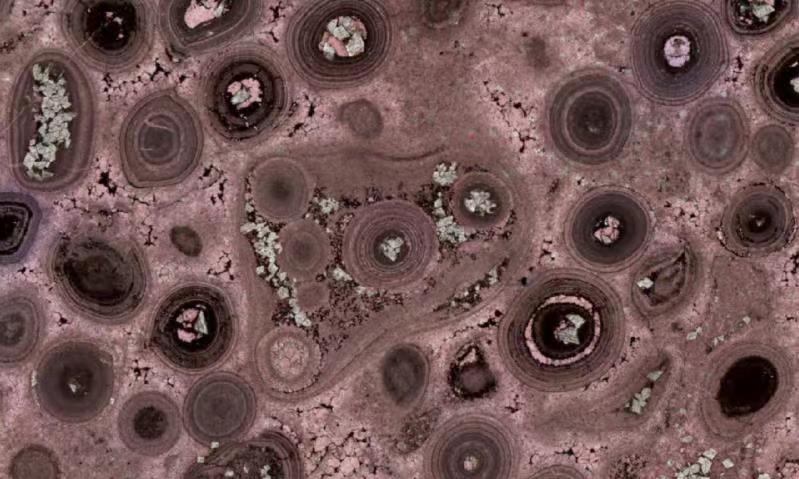
#> input picture img_readme/101338.jpg, 799 x 479 px, found by its file name
$ python clahe.py
#> lines starting #> are read from the running program, lines starting #| are printed output that depends on the picture; after the words box and inside, x2 and y2 are one past the last pixel; in counts of white or black regions, pixels touching at a corner belong together
# -*- coding: utf-8 -*-
# @Time    : 2021/4/13 上午10:09
# @Author  : Luo Lu
# @Email   : argluolu@gmail.com
# @File    : threshold.py
# @Software: PyCharm
import cv2
import numpy as np
import matplotlib

matplotlib.use('TkAgg')
from matplotlib import pyplot as plt

img = cv2.imread('/home/luolu/Desktop/tmp/101338.jpg', 0)
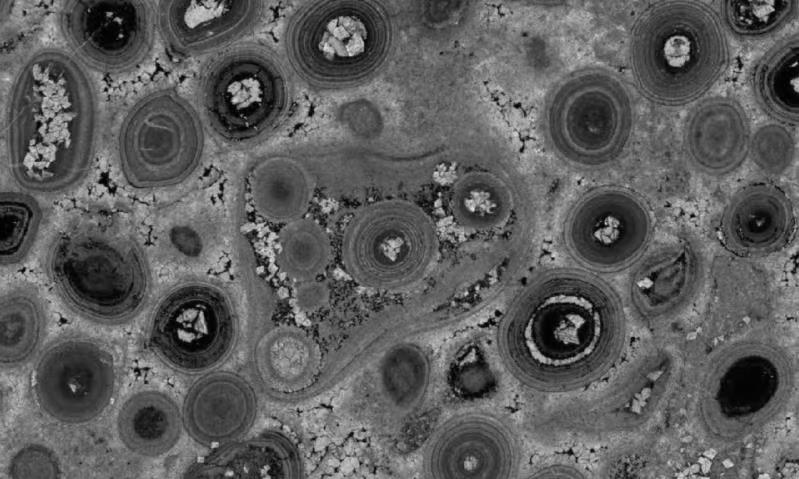
#> img: shape (479, 799); min 0, max 232, mean 93.2
equ = cv2.equalizeHist(img)
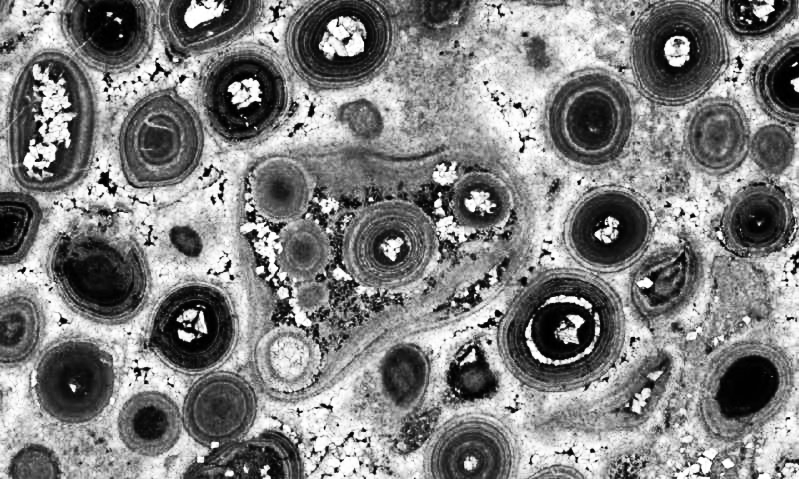
#> equ: shape (479, 799); min 0, max 255, mean 128.5
plt.hist(img.flat, bins=100, range=(0, 255))
plt.show()
#> figure, not shown here; tallest bar 15008 high, from x = 96.9 to 99.45
plt.hist(equ.flat, bins=100, range=(0, 255))
plt.show()
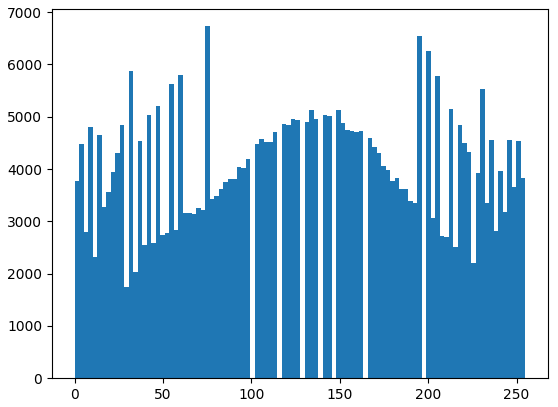
#> figure drawn by matplotlib, 1 panel; tallest bar 6732 high, from x = 73.95 to 76.5
clahe = cv2.createCLAHE(clipLimit=2.0, tileGridSize=(8, 8))
cl_img = clahe.apply(img)
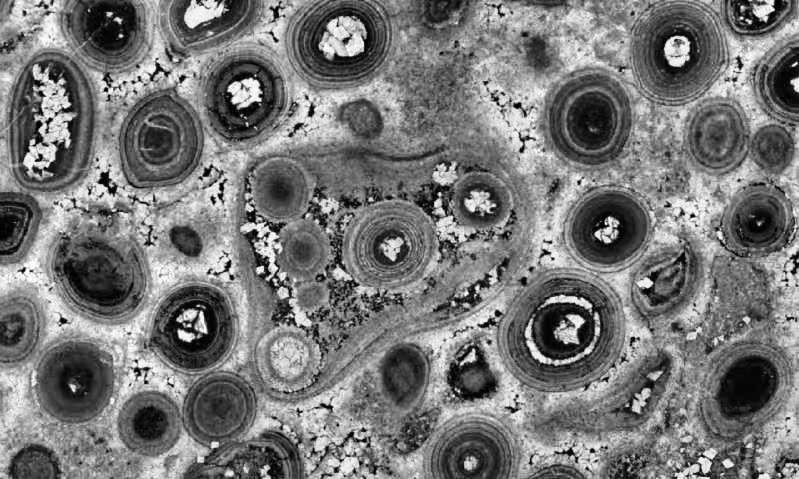
#> cl_img: shape (479, 799); min 0, max 254, mean 119.2
plt.hist(cl_img.flat, bins=100, range=(100, 255))
plt.show()
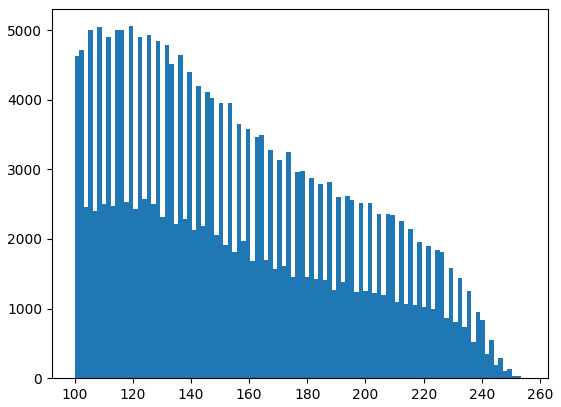
#> figure drawn by matplotlib, 1 panel; tallest bar 5056 high, from x = 118.6 to 120.2
ret, thresh1 = cv2.threshold(cl_img, 190, 150, cv2.THRESH_BINARY)
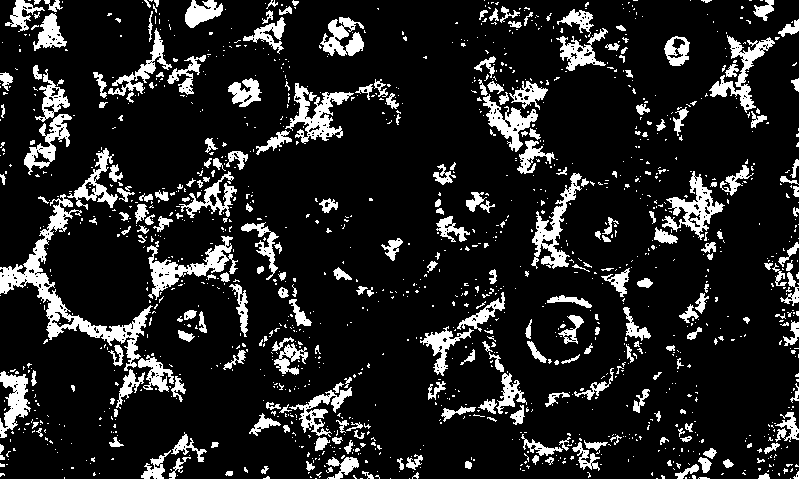
#> thresh1: shape (479, 799); values 0 (black) and 150 (white), 13.8% white; 1402 white regions (1140 under 20 px), largest, box (x1, y1, x2, y2) and area: (0, 194, 153, 371) 3806, (147, 236, 238, 300) 1641, (285, 83, 354, 144) 1509
ret, thresh2 = cv2.threshold(cl_img, 190, 255, cv2.THRESH_BINARY_INV)
ret, thresh3 = cv2.threshold(cl_img, 0, 255, cv2.THRESH_BINARY + cv2.THRESH_OTSU)
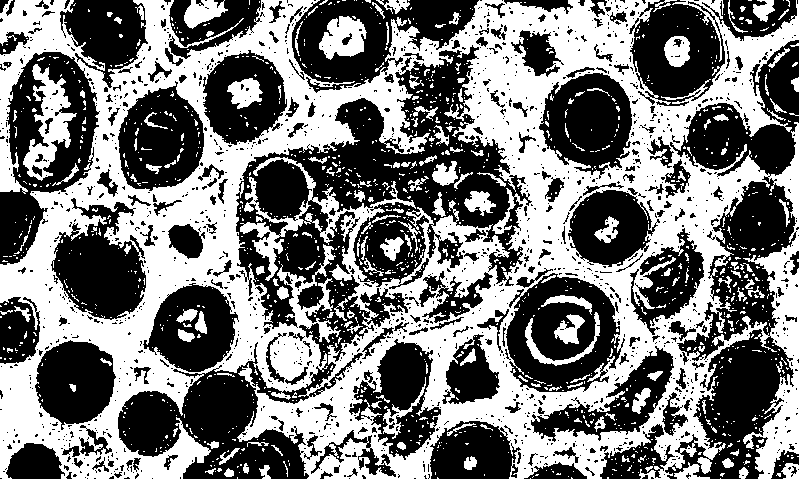
#> thresh3: shape (479, 799); 47.8% white; 1361 white regions (1198 under 20 px), largest, box (x1, y1, x2, y2) and area: (0, 0, 799, 479) 160113, (23, 64, 77, 181) 2538, (319, 16, 367, 60) 1374
#> ret = 121
cv2.imshow("th1", thresh1)
cv2.imshow("th2", thresh2)
cv2.imshow("th3", thresh3)
cv2.waitKey(0)
cv2.destroyAllWindows()

$ run again, with img_readme/c2m06.jpg copied over img_readme/101338.jpg
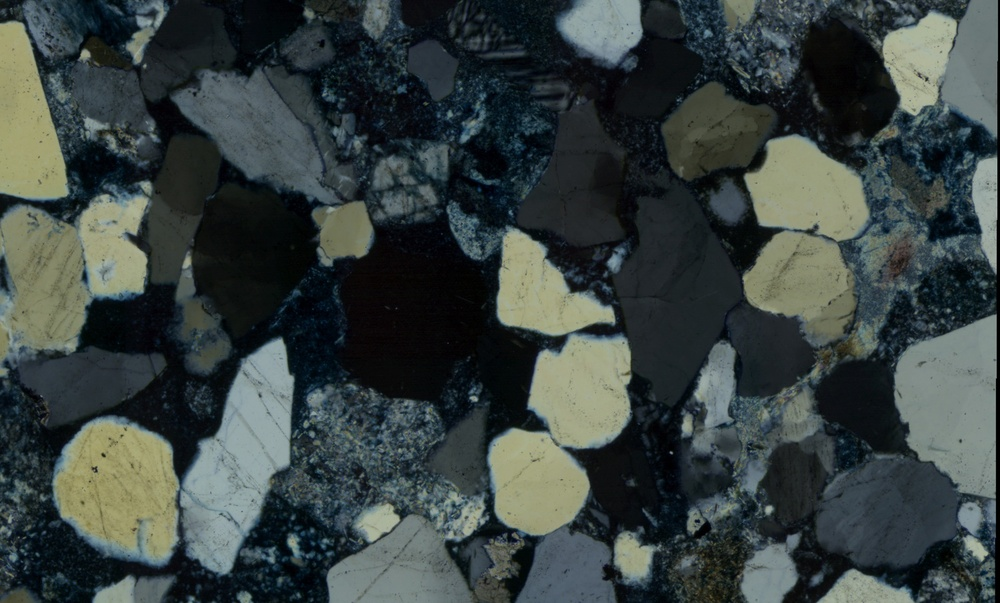
#> input picture img_readme/c2m06.jpg, 1000 x 603 px, shrunk from 1920 x 1158 before the run, found by its file name
#> `ret, thresh1 = cv2.threshold(cl_img, 190, 150, cv2.THRESH_BINARY)`:
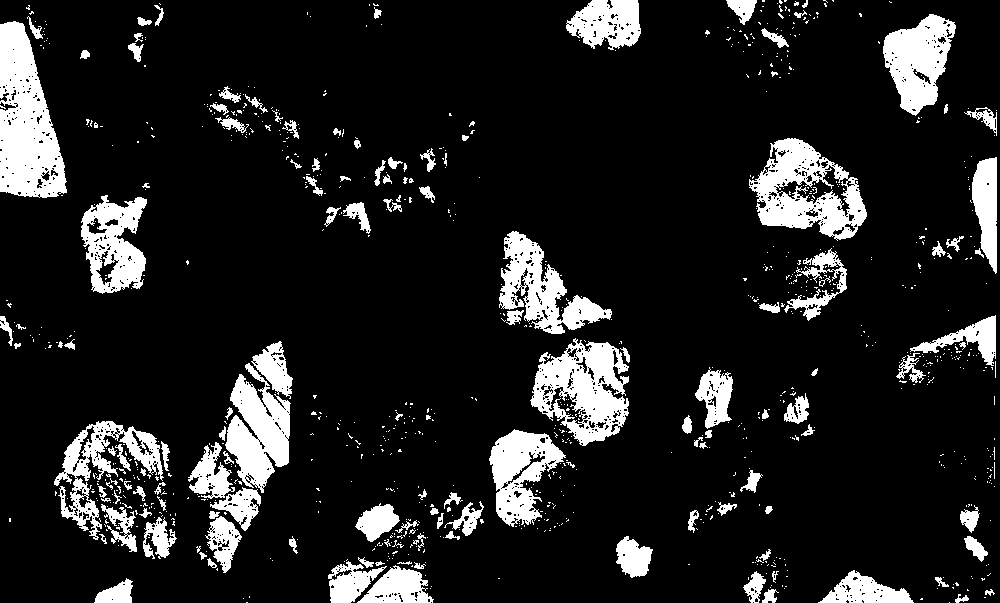
#> thresh1: shape (603, 1000); values 0 (black) and 150 (white), 13.2% white; 963 white regions (825 under 20 px), largest, box (x1, y1, x2, y2) and area: (0, 21, 67, 198) 7775, (749, 138, 867, 241) 5984, (530, 338, 629, 446) 5937
#> `ret, thresh3 = cv2.threshold(cl_img, 0, 255, cv2.THRESH_BINARY + cv2.T..`:
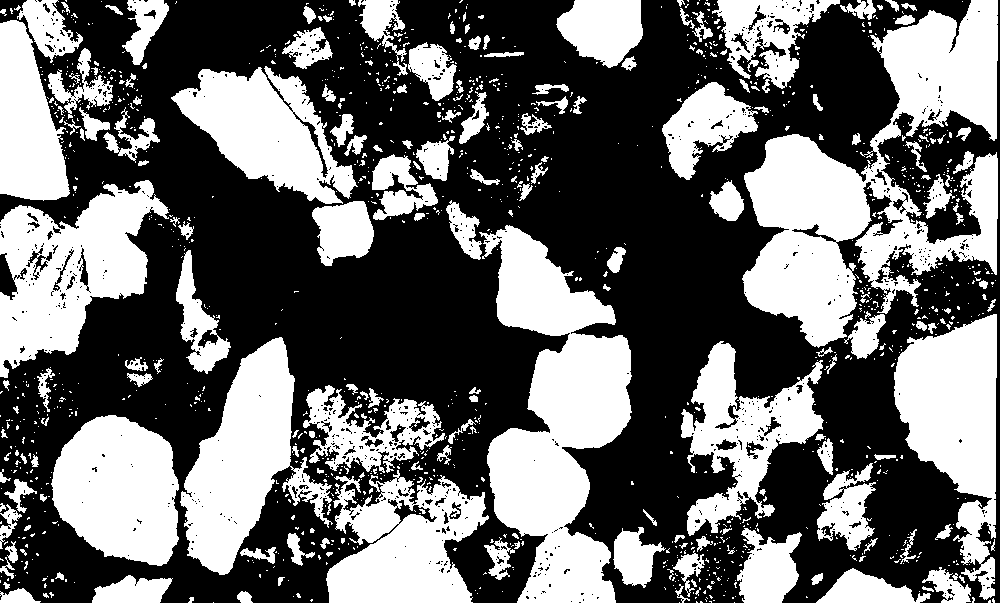
#> thresh3: shape (603, 1000); 41.9% white; 1311 white regions (1110 under 20 px), largest, box (x1, y1, x2, y2) and area: (742, 0, 998, 348) 38332, (479, 225, 632, 603) 30590, (0, 180, 169, 378) 16999
#> ret = 108
